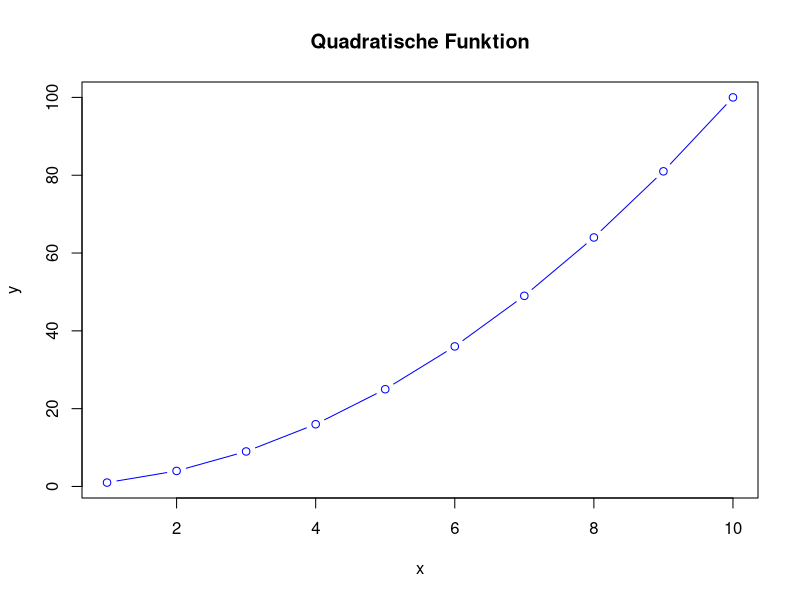

Source code (R):
## ---- chunk 1
# R-Code-Block
x <- 1:10
y <- x^2
plot(x, y, type = "b", col = "blue", 
main = "Quadratische Funktion", xlab = "x", ylab = "y")
